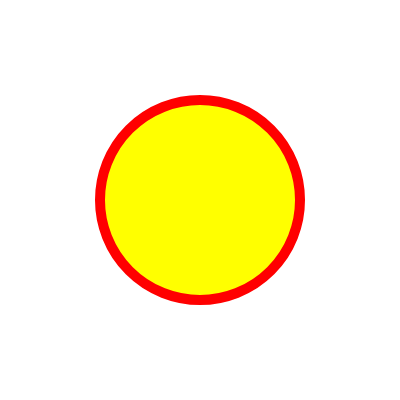
Frame 1 (no input)
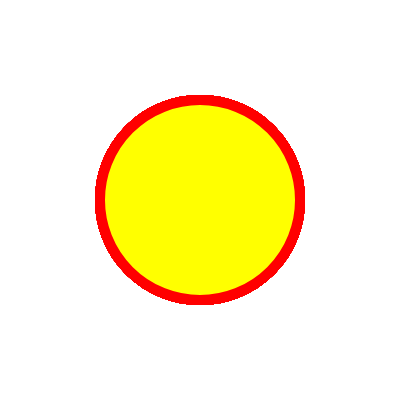
Frame 60 (no input)
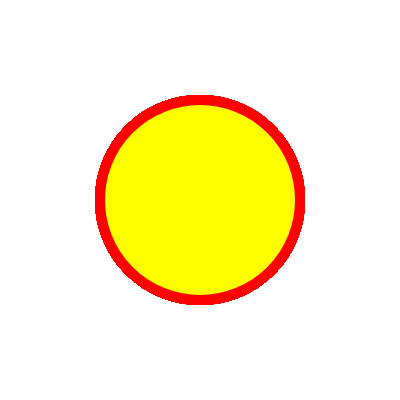
Frame 120 (the mouse pressed at the canvas centre since frame 60)

The p5.js sketch that drew these frames (run headless with seeded random() and noise() and a simulated clock; from frame 60 on, the mouse is pressed at the canvas centre):

// p5.js sketch
// ── sketch.js
function setup() {
  createCanvas(400, 400);
    background(255);
    stroke ('red');

}

function draw() {
fill('yellow');
stroke('red');
strokeWeight(10);
  ellipse(200, 200, 200)


}

// ── style.css
html, body {
  margin: 0;
  padding: 0;
}
canvas {
  display: block;
}

.overlay{
  position:  fixed;
  top: 100;
  padding:  3em;
}

h1 {color: red}
a, a:visited {color: yellow}
